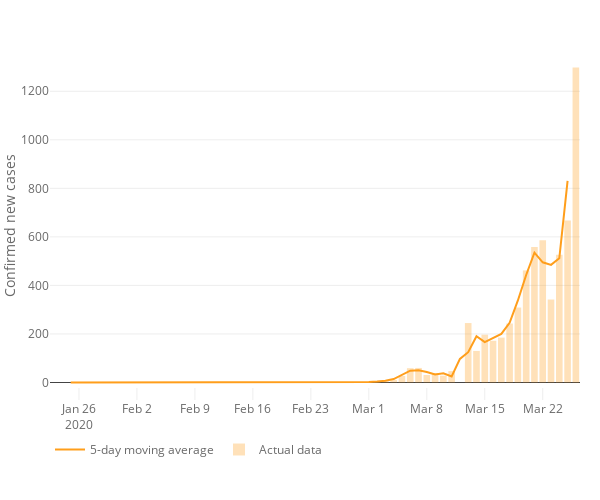

Source (notebook cell):
### Code cell
# Plot

for i, c in enumerate(top10_country):
    data = []
    nc = df_merged[df_merged['Country/Region'] == c].confirmed_newcases_movavg
    ncp = df_merged[df_merged['Country/Region'] == c].confirmed_newcases_by100000pop_movavg
    
    data.append(go.Scatter(x = df_merged[df_merged['Country/Region'] == c].dt,
                           y = nc,
                           name = '5-day moving average',
                           marker = dict(color = '#FF9E1B'),
                           hoverinfo = 'skip',
                           hovertext = ['{:.0f}'.format(i) for i in nc],
                           hoverlabel = dict(bordercolor = 'gray',
                                             bgcolor = 'white',
                                             font = dict(color = 'gray'),
                                             )
                           )
                ),
    data.append(go.Bar(x = df_merged[df_merged['Country/Region'] == c].dt,
                       y = df_merged[df_merged['Country/Region'] == c].confirmed_newcases,
                       name = 'Actual data',
                       opacity = 0.3,
                       marker = dict(color = '#FF9E1B'),
                       hoverinfo = 'y',
                       hovertext = c,
                       hoverlabel = dict(bordercolor = 'gray',
                                         bgcolor = 'white',
                                         font = dict(color = 'gray'),
                                         ),
                       )
                )
    
    lay = go.Layout(width = 600,
                    height = 500,
                    xaxis = dict(nticks = 10,
                                 ticks = 'inside',
                                 ticklen = 12,
                                 tickcolor = '#eee',
                                 rangemode = 'nonnegative',
                                 zeroline = False,
                                 showgrid = False,
                                 ),
                    yaxis = dict(title='Confirmed new cases',
                                 type = 'linear',
                                 showgrid = True,
                                 ),
                    hovermode = 'closest',
                    font = dict(size = label_size,
                                family = label_font,
                                color = label_col,
                                ),
                    showlegend = True,
                    legend = dict(x = 0.0, 
                                  y = -0.1,
                                  orientation = 'h'
                                 ),
                    margin=dict(l=50, r=20, b=100, t=50, pad=0),
               )
          
                
    fig = dict(data=data, layout=lay)
    plot = plotly.offline.plot({'data':data,
                               'layout':lay},
                               include_plotlyjs = False,
                               output_type = 'div',
                               config = dict(showLink = False,
                                             modeBarButtonsToRemove = ['sendDataToCloud'],
                                             displaylogo = False,
                                             responsive = True)
                               )
    # Save JS
    path = '../visuals/new_cases/'
    out_file = open(path+'timeline_newcases_date_'+str(i)+'.html', 'w')
    out_file.write('<!DOCTYPE html><html><head><script src="https://cdn.plot.ly/plotly-latest.min.js"></script></head><body>')
    out_file.write(plot)
    out_file.write('</body><html>')
    out_file.close()
    
plotly.offline.iplot(fig)

### Figure 1 — Plotly figure (JSON) as saved in the notebook; plotly's stock layout.template omitted (floating-point values rounded to 4 significant figures)
{"data": [{"hoverinfo": "skip", "hoverlabel": {"bgcolor": "white", "bordercolor": "gray", "font": {"color": "gray"}}, "hovertext": ["nan", "nan", "0", "0", "0", "0", "0", "0", "0", "0", "0", "0", "0", "0", "0", "0", "0", "0", "0", "0", "0", "0", "0", "0", "0", "0", "0", "0", "0", "0", "0", "0", "0", "0", "0", "0", "0", "0", "2", "4", "7", "14", "32", "49", "50", "43", "33", "38", "25", "97", "125", "191", "166", "185", "200", "246", "338", "443", "535", "495", "485", "512", "831", "nan"], "marker": {"color": "#FF9E1B"}, "name": "5-day moving average", "type": "scatter", "uid": "2b8e8f54-707e-11ea-86df-8c8590b56c5d", "x": ["2020-01-23", "2020-01-24", "2020-01-25", "2020-01-26", "2020-01-27", "2020-01-28", "2020-01-29", "2020-01-30", "2020-01-31", "2020-02-01", "2020-02-02", "2020-02-03", "2020-02-04", "2020-02-05", "2020-02-06", "2020-02-07", "2020-02-08", "2020-02-09", "2020-02-10", "2020-02-11", "2020-02-12", "2020-02-13", "2020-02-14", "2020-02-15", "2020-02-16", "2020-02-17", "2020-02-18", "2020-02-19", "2020-02-20", "2020-02-21", "2020-02-22", "2020-02-23", "2020-02-24", "2020-02-25", "2020-02-26", "2020-02-27", "2020-02-28", "2020-02-29", "2020-03-01", "2020-03-02", "2020-03-03", "2020-03-04", "2020-03-05", "2020-03-06", "2020-03-07", "2020-03-08", "2020-03-09", "2020-03-10", "2020-03-11", "2020-03-12", "2020-03-13", "2020-03-14", "2020-03-15", "2020-03-16", "2020-03-17", "2020-03-18", "2020-03-19", "2020-03-20", "2020-03-21", "2020-03-22", "2020-03-23", "2020-03-24", "2020-03-25", "2020-03-26"], "y": [null, null, 0, 0, 0, 0, 0, 0, 0, 0, 0, 0.3333, 0.3333, 0.3333, 0, 0, 0, 0, 0, 0, 0, 0, 0, 0, 0, 0, 0, 0, 0, 0, 0, 0, 0, 0, 0, 0, 0, 0.3333, 2.333, 4, 7, 14, 32, 48.67, 50, 43.33, 32.67, 38, 25, 97.33, 125, 190.7, 166.3, 184.7, 200, 245.7, 338, 443, 535.3, 495.3, 484.7, 512, 830.7, null]}, {"hoverinfo": "y", "hoverlabel": {"bgcolor": "white", "bordercolor": "gray", "font": {"color": "gray"}}, "hovertext": "Belgium", "marker": {"color": "#FF9E1B"}, "name": "Actual data", "opacity": 0.3, "type": "bar", "uid": "2b8e9128-707e-11ea-9e13-8c8590b56c5d", "x": ["2020-01-23", "2020-01-24", "2020-01-25", "2020-01-26", "2020-01-27", "2020-01-28", "2020-01-29", "2020-01-30", "2020-01-31", "2020-02-01", "2020-02-02", "2020-02-03", "2020-02-04", "2020-02-05", "2020-02-06", "2020-02-07", "2020-02-08", "2020-02-09", "2020-02-10", "2020-02-11", "2020-02-12", "2020-02-13", "2020-02-14", "2020-02-15", "2020-02-16", "2020-02-17", "2020-02-18", "2020-02-19", "2020-02-20", "2020-02-21", "2020-02-22", "2020-02-23", "2020-02-24", "2020-02-25", "2020-02-26", "2020-02-27", "2020-02-28", "2020-02-29", "2020-03-01", "2020-03-02", "2020-03-03", "2020-03-04", "2020-03-05", "2020-03-06", "2020-03-07", "2020-03-08", "2020-03-09", "2020-03-10", "2020-03-11", "2020-03-12", "2020-03-13", "2020-03-14", "2020-03-15", "2020-03-16", "2020-03-17", "2020-03-18", "2020-03-19", "2020-03-20", "2020-03-21", "2020-03-22", "2020-03-23", "2020-03-24", "2020-03-25", "2020-03-26"], "y": [null, 0, 0, 0, 0, 0, 0, 0, 0, 0, 0, 0, 1, 0, 0, 0, 0, 0, 0, 0, 0, 0, 0, 0, 0, 0, 0, 0, 0, 0, 0, 0, 0, 0, 0, 0, 0, 0, 1, 6, 5, 10, 27, 59, 60, 31, 39, 28, 47, 0, 245, 130, 197, 172, 185, 243, 309, 462, 558, 586, 342, 526, 668, 1298]}], "layout": {"font": {"color": "dimgray", "family": "Open Sans", "size": 12}, "height": 500, "hovermode": "closest", "legend": {"orientation": "h", "x": 0, "y": -0.1}, "margin": {"b": 100, "l": 50, "pad": 0, "r": 20, "t": 50}, "showlegend": true, "width": 600, "xaxis": {"nticks": 10, "rangemode": "nonnegative", "showgrid": false, "tickcolor": "#eee", "ticklen": 12, "ticks": "inside", "zeroline": false}, "yaxis": {"showgrid": true, "title": "Confirmed new cases", "type": "linear"}}}
